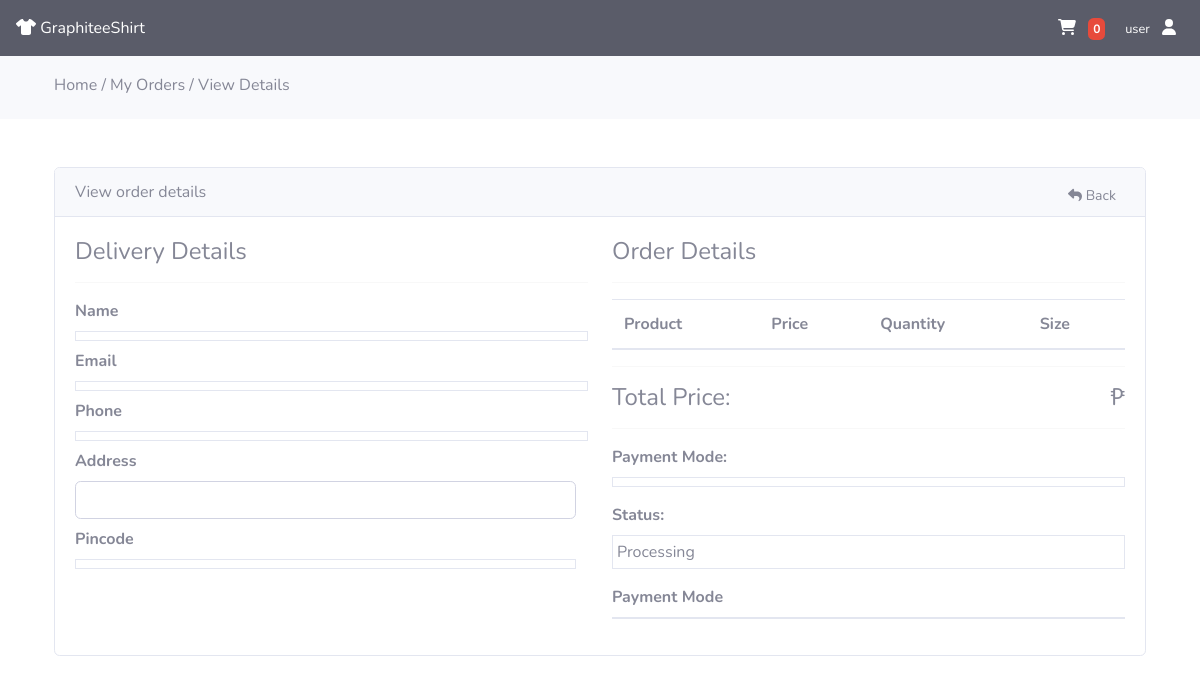
/view-order.php?t=GraphShirt9476453 (signed in), run on an earlier commit of the app's database.
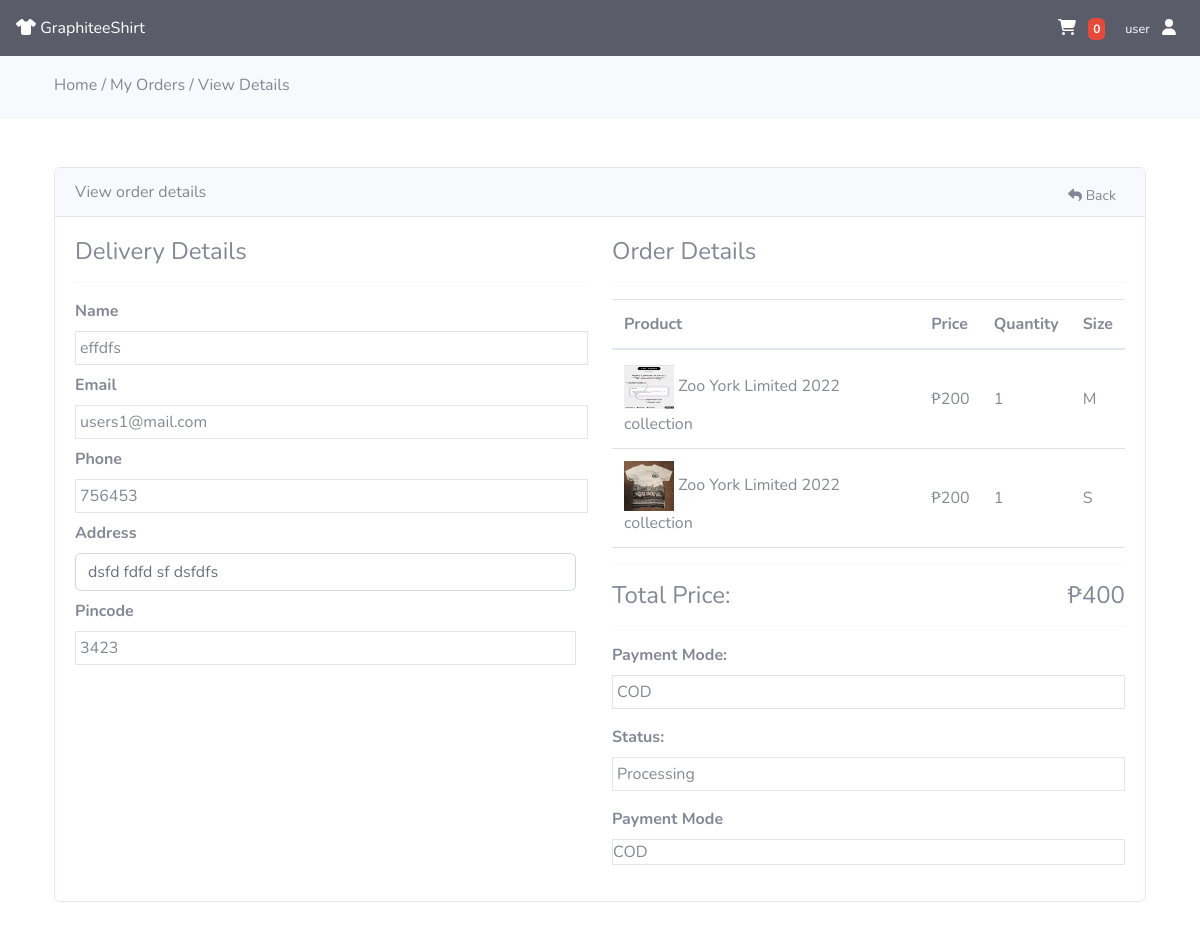
And on a later commit of the database.
### tables this page shows
CREATE TABLE `orders` (
  `id` int(11) NOT NULL,
  `tracking_id` varchar(255) NOT NULL,
  `user_id` int(255) NOT NULL,
  `name` varchar(255) NOT NULL,
  `email` varchar(255) NOT NULL,
  `phone` varchar(255) NOT NULL,
  `address` mediumtext NOT NULL,
  `pincode` int(255) NOT NULL,
  `total_price` int(255) NOT NULL,
  `payment_mode` varchar(255) NOT NULL,
  `payment_id` varchar(255) DEFAULT NULL,
  `status` tinyint(4) NOT NULL DEFAULT 0,
  `comments` varchar(255) DEFAULT NULL,
  `proof_of_payment` varchar(250) DEFAULT NULL,
  `created_at` timestamp NOT NULL DEFAULT current_timestamp()
);

CREATE TABLE `products` (
  `id` int(11) NOT NULL,
  `code` varchar(50) DEFAULT NULL,
  `name` varchar(255) NOT NULL,
  `size` varchar(10) NOT NULL DEFAULT 'S',
  `color` varchar(50) NOT NULL DEFAULT 'black',
  `slug` varchar(255) NOT NULL,
  `image` varchar(255) NOT NULL,
  `description` text NOT NULL,
  `price` int(11) NOT NULL,
  `quantity` int(11) NOT NULL,
  `max_quantity` int(11) NOT NULL DEFAULT 20
);

CREATE TABLE `order_items` (
  `id` int(11) NOT NULL,
  `order_id` int(255) NOT NULL,
  `prod_id` int(255) NOT NULL,
  `qty` int(255) NOT NULL,
  `price` int(255) NOT NULL,
  `created_at` timestamp NOT NULL DEFAULT current_timestamp(),
  `size` varchar(255) NOT NULL
);

### classes/connectiondb.php (called while the page is built, shortened)
<?php
class connection
{
    protected function connect()
    {
        try {
            $servername = "localhost";
            $username = "root";
            $password = "";
            $conn = new PDO("mysql:host=$servername;dbname=ooplogin", $username, $password);
            $conn->setAttribute(PDO::ATTR_ERRMODE, PDO::ERRMODE_EXCEPTION);
            return $conn;
        } catch (PDOException $e) {
            echo "Connection failed: " . $e->getMessage();
            die();
        }
    }
}

### classes/model.php (called while the page is built, shortened)
<?php
    class Model extends connection{
        public function fetch($sql)
        {
            $stmt = $this->connect()->prepare($sql);
            $stmt->execute();
            $data = $stmt->fetch(PDO::FETCH_ASSOC);
            return $data;
        }
    }

### classes/viewproductModel.php (called while the page is built, shortened)
<?php
class viewproducts extends connection
{
    function checkTracking($tracking_no)
    {
        $userId = $_SESSION['userid'];
        $sql = "SELECT * FROM orders WHERE tracking_id ='$tracking_no' AND user_id = '$userId'";
        $stmt = $this->connect()->prepare($sql);
        $stmt->execute();
        return $stmt;
    }
    function displayOrder($tracking_no)
    {
        $userId = $_SESSION['userid'];
        $sql = "SELECT o.id AS oid, o.tracking_id,o.user_id, oi.*,p.* FROM orders o, order_items oi, products p WHERE o.user_id = '$userId' AND
        oi.order_id=o.id AND p.id=oi.prod_id AND o.tracking_id='$tracking_no'";
        $stmt = $this->connect()->prepare($sql);
        $stmt->execute();
        return $stmt;
    }
}

### view-order.php (the view, shortened to what the changed rows need)
<?php
include "classes/connectiondb.php";
include "classes/viewproductModel.php";
include "classes/model.php";
if (isset($_GET['t'])) {
    $tracking_no = $_GET['t'];
    $checkTrackingID = new viewproducts();
    $result = $checkTrackingID->checkTracking($tracking_no);
?>
    <?php
} else {
    ?>
    <h4>Something went wrong</h4>
<?php
    die();
}
$data = $result->fetchAll(PDO::FETCH_ASSOC);
    $model = new Model();
    $account = $model->fetch("SELECT * FROM accounts where id = 1");
?>
<!DOCTYPE html>
<html lang="en">
<head>
    <link href="https://cdn.jsdelivr.net/npm/bootstrap@5.2.0/dist/css/bootstrap.min.css" rel="stylesheet">
    <link href="vendors/fontawesome-free/css/all.min.css" rel="stylesheet" type="text/css">
    <link href="dashboard/css/sb-admin-2.min.css" rel="stylesheet">
    <link href="vendors/datatables/dataTables.bootstrap4.min.css" rel="stylesheet">
    <link rel="stylesheet" href="https://cdnjs.cloudflare.com/ajax/libs/font-awesome/6.1.2/css/all.min.css">
    <link rel="stylesheet" href="//cdn.jsdelivr.net/npm/alertifyjs@1.13.1/build/css/alertify.min.css" />
</head>
<body>
    <div class="row">
        <div class="py-5">
            <div class="container">
                <div class="card">
                    <div class="row">
                        <div class="col-md-12">
                            <div class="card-body">
                                <div class="row">
                                    <div class="col-md-6">
                                        <div class="row">
                                            <div class="col-md-12 mb-2">
                                                <label class="fw-bold">Name</label>
                                                <div class="border p-1">
                                                    <?= $data[0]["name"]; ?>
                                                </div>
                                            </div>
                                            <div class="col-md-12 mb-2">
                                                <label class="fw-bold">Email</label>
                                                <div class="border p-1">
                                                    <?= $data[0]["email"]; ?>
                                                </div>
                                            </div>
                                            <div class="col-md-12 mb-2">
                                                <label class="fw-bold">Phone</label>
                                                <div class="border p-1">
                                                    <?= $data[0]["phone"]; ?>
                                                </div>
                                            </div>
                                    <form action="includes/uploadPayment.php" method="POST" enctype="multipart/form-data" onsubmit="addsuccess()" style="padding-left:0;">
                                            <div class="col-md-12 mb-2">
                                                <label class="fw-bold">Address</label>
                                                <input type="text" name="address" value="<?= $data[0]["address"]; ?>" class="form-control" required>
                                            </div>
                                            <div class="col-md-12 mb-2">
                                                <label class="fw-bold">Pincode</label>
                                                <div class="border p-1">
                                                    <?= $data[0]["pincode"]; ?>
                                                </div>
                                            </div>
                                        </div>
                                    </div>
                                    <div class="col-md-6">
                                        <h4>Order Details</h4>
                                        <hr>
                                        <table class="table">
                                            <thead>
                                                <tr>
                                                    <th>Product</th>
                                                    <th>Price</th>
                                                    <th>Quantity</th>
                                                    <th>Size</th>
                                                </tr>
                                            </thead>
                                            <tbody>
                                                <?php
                                                $order = new viewproducts();
                                                $orderItems = $order->displayOrder($tracking_no);
                                                if ($orderItems->rowCount() > 0) {
                                                    foreach ($orderItems as $items) {
                                                ?>
                                                        <tr>
                                                            <td class="align-middle">
                                                                <img src="uploads/<?= $items['image']; ?>" width="50px" height="50px" alt="<?= $items['name']; ?>">
                                                                <?= $items['name']; ?>
                                                            </td>
                                                            <td class="align-middle">
                                                                ₱<?= $items['price']; ?>
                                                            </td>
                                                            <td class="align-middle">
                                                                <?= $items['qty']; ?>
                                                            </td>
                                                            <td class="align-middle">
                                                                <?= $items['size']; ?>
                                                            </td>
                                                        </tr>
                                                <?php
                                                    }
                                                }
                                                ?>
                                            </tbody>
                                        </table>
                                        <hr>
                                        <h4>Total Price: <span class="float-end">₱<?= $data[0]['total_price']; ?></span></h4>
                                        <hr>
                                        <label class="fw-bold">Payment Mode:</label>
                                        <div class="border p-1 mb-3">
                                            <?= $data[0]['payment_mode']; ?>
                                        </div>
                                        <label class="fw-bold">Status:</label>
                                        <div class="border p-1 mb-3">
                                            <?php
                                            if ($data[0]['status'] == 0) {
                                                echo "Processing";
                                            } else if ($data[0]['status'] == 1) {
                                                echo "Completed";
                                            } else if ($data[0]['status'] == 2) {
                                                echo "Cancelled ";
                                            }
                                            ?>
                                        </div>
                                        <label class="fw-bold">Payment Mode</label>
                                        <div class="border mb-3">
                                            <?= $data[0]["payment_mode"]; ?>
                                        </div>
                                    </div>
                                </div>
                            </div>
                        </div>
                    </div>
                </div>
            </div>
        </div>
</body>
</html>

What changed in the data, as far as the page shows it:
added orders: name "effdfs", email "users1@mail.com", phone "756453", address "dsfd fdfd sf dsfdfs", pincode "3423", products.image (picture), products.name "Zoo York Limited 2022 collection", products.price "200", order_items.qty "1", products.size "M", products.size "S", total_price "400", payment_mode "COD"
